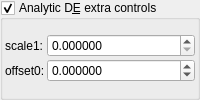
    <widget class="MyGroupBox" name="groupCheck_analyticDE_enabled_false">
     <property name="title">
      <string>Analytic D&amp;E extra controls</string>
     </property>
     <property name="checkable">
      <bool>true</bool>
     </property>
     <layout class="QVBoxLayout" name="verticalLayout_12" stretch="0">
      <property name="spacing">
       <number>2</number>
      </property>
      <property name="leftMargin">
       <number>2</number>
      </property>
      <property name="topMargin">
       <number>2</number>
      </property>
      <property name="rightMargin">
       <number>2</number>
      </property>
      <property name="bottomMargin">
       <number>2</number>
      </property>
      <item>
       <layout class="QGridLayout" name="gridLayout_33" columnstretch="0,1">
        <property name="spacing">
         <number>2</number>
        </property>
        <item row="1" column="0">
         <widget class="QLabel" name="label_50">
          <property name="text">
           <string notr="true">offset0:</string>
          </property>
         </widget>
        </item>
        <item row="0" column="0">
         <widget class="QLabel" name="label_179">
          <property name="text">
           <string>scale1:</string>
          </property>
         </widget>
        </item>
        <item row="0" column="1">
         <widget class="MyDoubleSpinBox" name="spinbox_analyticDE_scale_1">
          <property name="sizePolicy">
           <sizepolicy hsizetype="Minimum" vsizetype="Maximum">
            <horstretch>0</horstretch>
            <verstretch>0</verstretch>
           </sizepolicy>
          </property>
          <property name="prefix">
           <string/>
          </property>
          <property name="suffix">
           <string/>
          </property>
          <property name="decimals">
           <number>6</number>
          </property>
          <property name="minimum">
           <double>0.000000000000000</double>
          </property>
          <property name="maximum">
           <double>99.989999999999995</double>
          </property>
          <property name="singleStep">
           <double>0.100000000000000</double>
          </property>
         </widget>
        </item>
        <item row="1" column="1">
         <widget class="MyDoubleSpinBox" name="spinbox_analyticDE_offset_0">
          <property name="sizePolicy">
           <sizepolicy hsizetype="Minimum" vsizetype="Maximum">
            <horstretch>0</horstretch>
            <verstretch>0</verstretch>
           </sizepolicy>
          </property>
          <property name="prefix">
           <string/>
          </property>
          <property name="suffix">
           <string/>
          </property>
          <property name="decimals">
           <number>6</number>
          </property>
          <property name="minimum">
           <double>-99.989999999999995</double>
          </property>
          <property name="maximum">
           <double>99.989999999999995</double>
          </property>
          <property name="singleStep">
           <double>0.100000000000000</double>
          </property>
         </widget>
        </item>
       </layout>
      </item>
     </layout>
    </widget>
